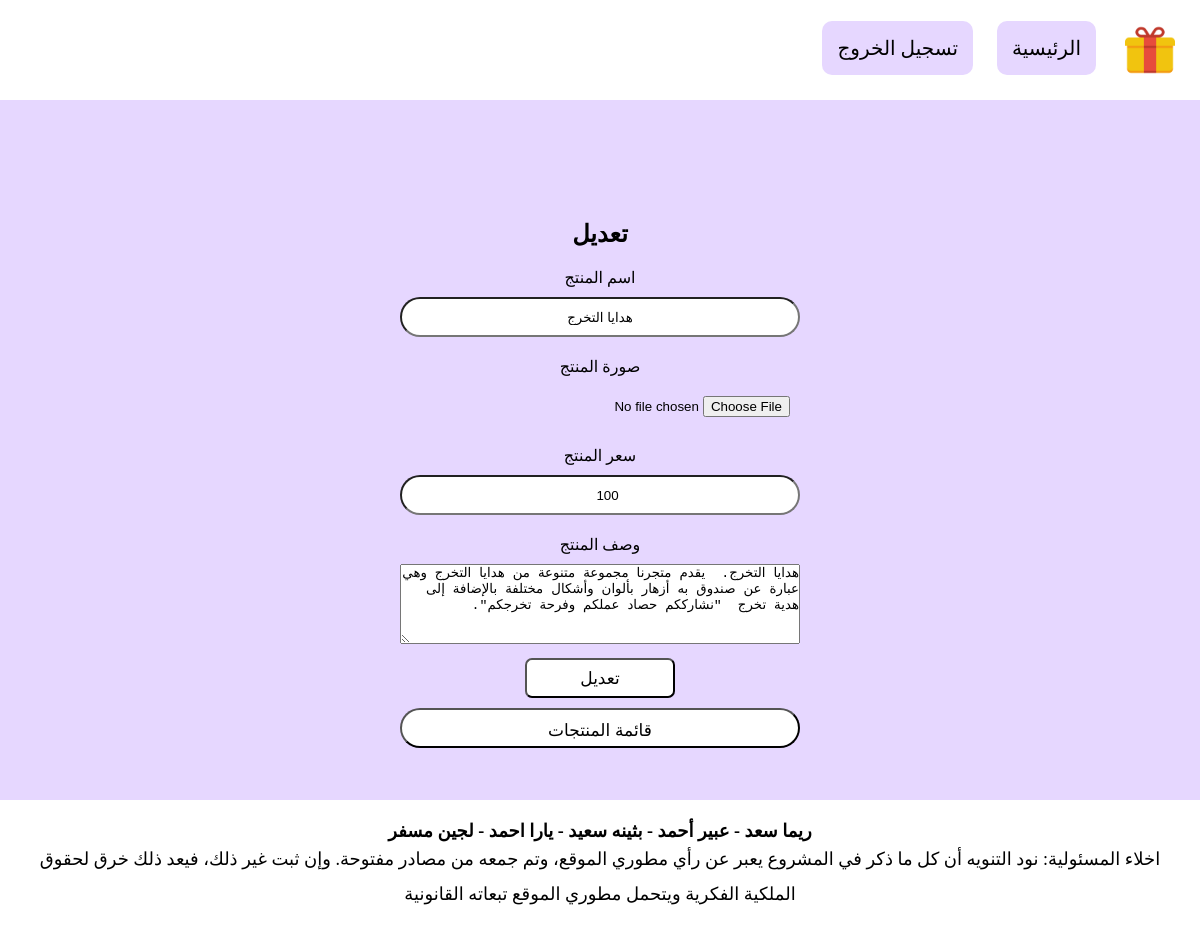
Page /edit.php?id=79 on the committed database.
### tables this page shows
CREATE TABLE `products` (
  `id` int(11) NOT NULL,
  `name` varchar(200) NOT NULL,
  `description` text NOT NULL,
  `price` float NOT NULL,
  `image` varchar(200) NOT NULL
);

### includes/operations/admin/editproduct.php (called while the page is built, shortened)
<?php
include_once "includes/database.php";
$id = $_GET['id'];
$sql = $connect->prepare("select * from products where id = ? ");
$sql->execute(array($id));
$product = $sql->fetch();
$name = $product['name'];
$price = $product['price'];
$description = $product['description'];
?>

### edit.php (the view, shortened to what this page needs)
<?php include "includes/operations/admin/editproduct.php"?>
<!DOCTYPE html>
<html >
<head>
    <link rel="stylesheet" href="styles/style.css">
</head>
<body>
    <?php include "includes/admin_header.php";?>
    <div class="content">
        <section class="content-body">
            <form class="login-form" enctype="multipart/form-data" action="" method="POST">
                <h1>تعديل</h1>
                <label for="email">اسم المنتج</label>
                <input type="text" required value="<?php echo $name ?>" name="name" >
                <label for="image">صورة المنتج</label>
                <input type="file" required name="image">
                <label for="email">سعر المنتج</label>
                <input type="number" min="1" required value="<?php echo $price?>" name="price" >
                <label for="desc">وصف المنتج</label>
                <textarea name="desc" id="" cols="30" rows="10"><?php echo $description?></textarea>
                <input class="btn" type="submit" name="edit" value="تعديل">
                <input class="btn" type="button" onclick="location.href='adminIndex.php'" value="قائمة المنتجات">
            </form>
        </section>
    </div>
    <?php include "includes/footer.php"?>
</html>

### styles/style.css (style rules this page uses)
* { direction: rtl; margin: 0; padding: 0; box-sizing: border-box; }
.content { min-height: 700px; background-color: #E6D7FF; width: 100%; padding: 20px; }
.content-header,.content-body { text-align: center; }
.content-body { width: 100%; margin-top: 20px; }
.login-form { width: 400px; text-align: center; margin: 0 auto; margin-top: 100px; }
.login-form h1 { margin-bottom: 20px; }
.login-form label { display: block; margin-bottom: 10px; }
.login-form input:not(input[type='submit']) { width: 100%; height: 40px; padding: 10px; border-radius: 25px; margin-bottom: 10px; text-align: center; }
.login-form textarea { width: 100%; resize: vertical; height: 80px; }
.btn { border-radius: 7px; background-color: white; height: 40px; width: 150px; font-size: 17px; cursor: pointer; margin-bottom: 10px; }

### rows in the picture
products: name "هدايا التخرج", price "100", desc "هدايا التخرج. يقدم متجرنا مجموعة متنوعة من هدايا التخرج وهي عبارة عن صندوق به أزهار بألوان وأشكال مختلفة بالإضافة إلى هدية تخرج \"نشارككم حصاد عملكم وفرحة تخرجكم\"."
